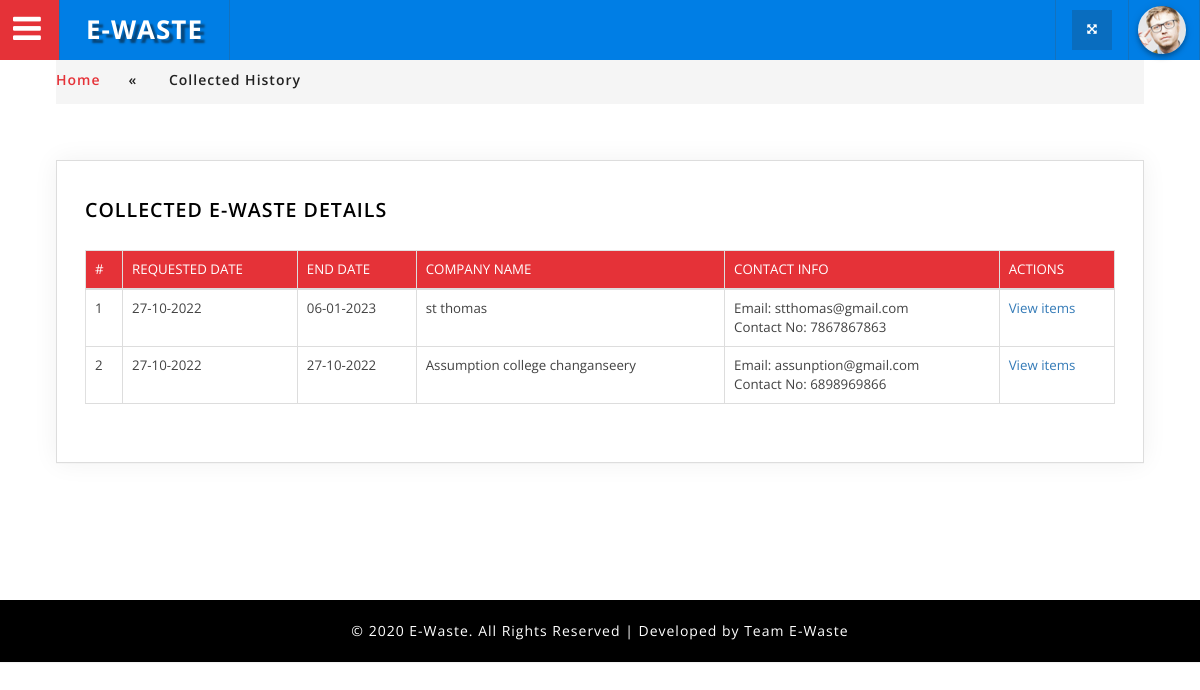
The page /Fieldofficer/Fieldofficer/view_collected.php (signed in) on the database its author committed.
### tables this page shows
CREATE TABLE IF NOT EXISTS `schedule_employee` (
`sch_emp_id` int(11) NOT NULL,
  `req_id` int(11) NOT NULL,
  `emp_id` int(11) NOT NULL,
  `sch_date` date NOT NULL,
  `collected_date` date DEFAULT NULL,
  `sch_status` varchar(10) NOT NULL
);

CREATE TABLE IF NOT EXISTS `selling_request` (
`request_id` int(11) NOT NULL,
  `comp_email` varchar(200) NOT NULL,
  `req_date` date NOT NULL,
  `req_status` varchar(10) NOT NULL
);

CREATE TABLE IF NOT EXISTS `customers` (
`cust_id` int(11) NOT NULL,
  `com_cat_id` int(11) NOT NULL,
  `pincode` varchar(10) NOT NULL,
  `company_name` varchar(50) NOT NULL,
  `location` varchar(50) NOT NULL,
  `state` varchar(50) NOT NULL,
  `city` varchar(50) NOT NULL,
  `phone` varchar(20) NOT NULL,
  `added_by` varchar(100) NOT NULL,
  `email` varchar(60) NOT NULL
);

### connectionclass.php (called while the page is built, shortened)
<?php
class Connectionclass
{
    public $db = null;
    public function open()
    {
        $dbname = "ewaste";
        $this->db = mysqli_connect("localhost", "root", "", $dbname)
            or die('Error connecting to MySQL server.');
    }
    public function GetTable($qry)
    {
        try {
            $result = mysqli_query($this->db, $qry);
            if ($result) {
                $data = array();
                while ($row = mysqli_fetch_assoc($result)) {
                    $data[] = $row;
                }
                return $data;
            } else {
                throw new Exception(mysqli_error($this->db));
            }
        } catch (Exception $e) {
            return $e->getMessage();
        } finally {
            mysqli_close($this->db);
        }
    }
    public function GetSingleData($qry)
    {
        try {
            $result = mysqli_query($this->db, $qry);
            if ($result) {
                $row = mysqli_fetch_row($result);
                return ($row != null) ? $row[0] : "";
            } else {
                throw new Exception(mysqli_error($this->db));
            }
        } catch (Exception $e) {
            return $e->getMessage();
        } finally {
            mysqli_close($this->db);
        }
    }
}
?>

### Fieldofficer/Fieldofficer/view_collected.php (the view, shortened to what this page needs)
<?php
require_once('../ConnectionClass.php');
require_once('header.php');
$obj=new connectionclass();
$ses=$_SESSION['email'];
$qwey="select emp_id from employee where email='$ses'";
$emp_id=$obj->GetSingleData($qwey);
$qry="select * from schedule_employee e inner join selling_request r inner join customers c on e.req_id=r.request_id and e.emp_id=$emp_id and e.sch_status='completed' and r.req_status='collected' and c.email=r.comp_email";
$data=$obj->GetTable($qry);
?>
				<div class="inner_content">
						<div class="w3l_agileits_breadcrumbs">
							<ul>
									<li><a href="index.php">Home</a><span>«</span></li>
									<li>Collected History</li>
								</ul>
						</div>
						<div class="inner_content_w3_agile_info two_in">
							<div class="forms-main_agileits">
								<div class="graph-form agile_info_shadow">
									<h3 class="w3_inner_tittle two"> Collected E-waste Details</h3>
									<div class="form-body">
										<table class="table table-bordered table-responsive">
              <thead>
                <tr>
                  <th>#</th>
                  <th>Requested Date</th>
                  <th>End Date</th>
                  <th>Company Name</th>
                  <th>Contact Info</th>
                  <th>Actions</th>
                </tr>
              </thead>
              <tbody>
<?php
$i=0;
foreach($data as $row)
{
  $i++;
  ?>              <tr>
                  <td><?php echo $i; ?></td>
                  <td><?php echo date('d-m-Y',strtotime($row["req_date"])); ?></td>
                  <td><?php echo date('d-m-Y',strtotime($row["sch_date"])); ?></td>
                  <td><?php echo $row['company_name']?></td>
                  <td><?php echo "Email: ".$row['email']."<br>Contact No: ".$row['phone']?></td>
                  <td><a href="viewitem.php?id=<?php echo $row['request_id']?>&type=collected">View items</a></td>
                </tr>
    <?php } ?>
              </tbody>
            </table>
									</div>
								</div>
							</div>
				    </div>
</div>
<?php
require_once('footer.php');
?>

### Fieldofficer/Fieldofficer/css/table-style.css (style rules this page uses)
table { background: white; border-collapse: collapse; margin: 1.25em 0 0; width: 100%; }
table tr, table th, table td { border: none; border-bottom: 1px solid #e8e8e8; font-size: .95em; }
table th, table td { padding: 10px 12px; text-align: left; }
table th { background: #e53238; color: #fff; text-transform: uppercase; }
table tr td { background: #f3faff; color: #424242; }
table tr:nth-of-type(2n+2) td { background: #ffffff; }
table { width: 100%; }
.table { margin: 30px 0; border-collapse: collapse; border-spacing: 0; empty-cells: show; border: 1px solid #e0e0e0; }
.table td, .table th { border-left: 1px solid #e0e0e0; border-width: 0 0 0 1px; font-size: inherit; margin: 0; overflow: visible; padding: 0.5em 1em; font-weight: normal; }
.table td:first-child, .table th:first-child { border-left-width: 0; }
.table thead, .table tfoot { background-color: #f05050; color: #fff; text-align: left; vertical-align: bottom; }
.table thead td, .table tfoot td, .table thead th, .table tfoot th { border-color: #fff; }
.table td { background-color: transparent; }

### Fieldofficer/Fieldofficer/css/component.css (style rules this page uses)
*, *:after, *::before { -webkit-box-sizing: border-box; -moz-box-sizing: border-box; box-sizing: border-box; }

### Fieldofficer/Fieldofficer/css/style.css (style rules this page uses)
body { margin:0; padding:0; background:#fff; font-family: 'Open Sans', sans-serif; }
h1,h2,h3,h4,h5,h6 { margin:0; font-family: 'Open Sans', sans-serif; }
ul { margin:0; padding:0; }
p,ul,ol { font-size:14px; }
input[type="submit"],a,.nbs-flexisel-nav-left,.nbs-flexisel-nav-right { transition:.5s ease-in; -webkit-transition:.5s ease-in; -moz-transition:.5s ease-in; -o-transition:.5s ease-in; -ms-transition:.5s ease-in; }
.inner_content { padding: 4em 4em; min-height: 600px; }
.agile_info_shadow { padding: 1em; box-shadow: 0 0px 24px 0 rgba(0, 0, 0, 0.06), 0 1px 0px 0 rgba(0, 0, 0, 0.02); -webkit-box-shadow: 0 0px 24px 0 rgba(0, 0, 0, 0.06), 0 1px 0px 0 rgba(0, 0, 0, 0.02); -moz-box-shadow: 0 0px 24px 0 rgba(0, 0, 0, 0.06), 0 1px 0px 0 rgba(0, 0, 0, 0.02); -o-box-shadow:0 0px 24px 0 rgba(0, 0, 0, 0.06), 0 1px 0px 0 rgba(0, 0, 0, 0.02); border: 1px solid #ddd; }
h3.w3_inner_tittle.two { color: #000; font-weight: 600; }
h3.w3_inner_tittle { text-transform: uppercase; color: #fff; margin: 0.5em 0 1em 0; font-weight: 800; font-size: 1.4em; letter-spacing:1px; }
.inner_content_w3_agile_info { margin-top:4.5em; }
.inner_content_w3_agile_info.two_in { margin-top: 4em; }
.table > thead > tr > th, .table > tbody > tr > th, .table > tfoot > tr > th, .table > thead > tr > td, .table > tbody > tr > td, .table > tfoot > tr > td { padding: 9px; }
.w3l_agileits_breadcrumbs { padding:1em 0; background:#f5f5f5; }
.w3l_agileits_breadcrumbs ul li { display:inline-block; color:#212121; font-weight:600; font-family: 'Open Sans', sans-serif; letter-spacing:1px; }
.w3l_agileits_breadcrumbs ul li a { color: #e53238; text-decoration:none; font-family: 'Open Sans', sans-serif; }
.w3l_agileits_breadcrumbs ul li span { padding:0 2em; }
.graph-form { margin-bottom: 2em; padding: 2em; }

### rows shown on the page
schedule_employee: selling_request.req_date "27-10-2022", sch_date "06-01-2023", customers.company_name "st thomas", customers.email "stthomas@gmail.com", customers.phone "7867867863"
schedule_employee: selling_request.req_date "27-10-2022", sch_date "27-10-2022", customers.company_name "Assumption college changanseery", customers.email "assunption@gmail.com", customers.phone "6898969866"
